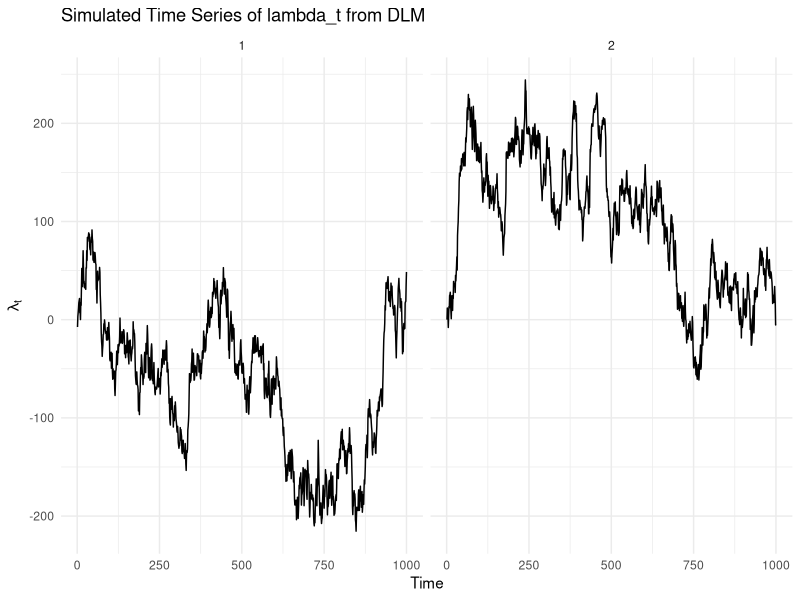
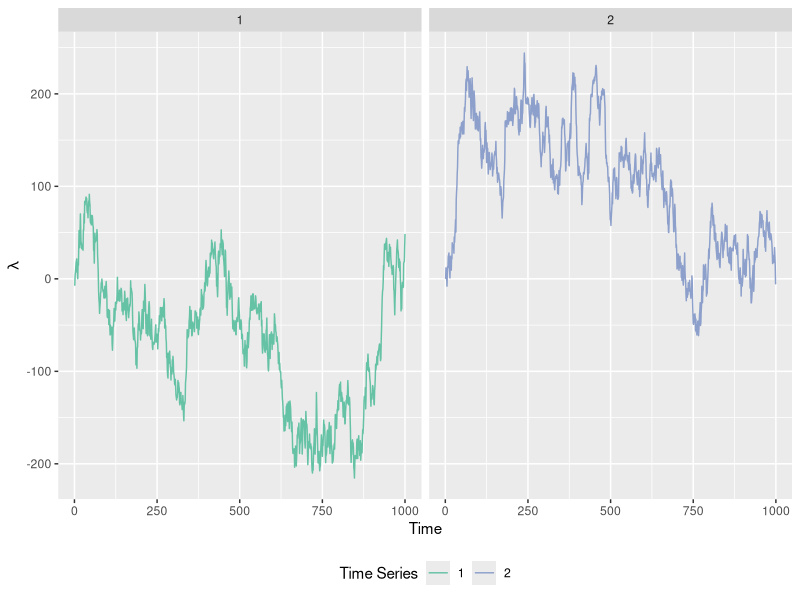

Source code (R) for these figures, in order:
library(dplyr)
library(ggplot2)

# Define parameters for the DLM
sigma_lambda_high <- 10
sigma_alpha <- 0

sigma_lambda <- 0
sigma_alpha_high <- 10

n <- 1000  # Number of time points

# Simulate time series for the DLM
simulate_dlm <- function(n, sigma_lambda, sigma_alpha) {
  lambda <- numeric(n)
  alpha <- rnorm(n, mean = 0, sd = sigma_alpha)
  epsilon <- rnorm(n, mean = 0, sd = sigma_lambda)
  
  lambda[1] <- rnorm(1, mean = 0, sd = sigma_lambda)  # Initial value of lambda
  
  for (t in 2:n) {
    lambda[t] <- lambda[t - 1] + alpha[t - 1] + epsilon[t]
  }
  
  return(lambda)
}

# Simulate the time series using the DLM
dlm_lambda_high <- simulate_dlm(n, sigma_lambda_high, sigma_alpha)
dlm_alpha_high <- simulate_dlm(n, sigma_lambda, sigma_alpha_high)


# Create data frame for plotting
time <- 1:n
dlm_data <- data.frame(time = time, rbind(cbind(series = 1, lambda = dlm_lambda_high),
                                      cbind(series = 2, lambda = dlm_alpha_high))
)

dlm_data %>%
  ggplot(., aes(x = time, y = lambda)) +
  geom_line() +
  facet_wrap(~series) +
  labs(title = "Simulated Time Series of lambda_t from DLM",
       x = "Time",
       y = expression(lambda[t])) +
  theme_minimal()


pdf("~/Library/CloudStorage/OneDrive-UniversityofGlasgow/Documents/PhD R Code/Time Series - COVID-19/DLM/example_dlm_plot.pdf", height = 3)
dlm_data %>%
  mutate(series = as.factor(series)) %>%
  ggplot(aes(x = time, y = lambda)) +
  geom_line(aes(col = series)) +
  facet_wrap(~series) +
  scale_color_manual(name = "Time Series", values = c("1" = "#66C2A5",
                                                      "2" = "#8DA0CB")) +
  labs(x = "Time", y = expression(lambda)) +
  theme(legend.position = "bottom") 
dev.off()
